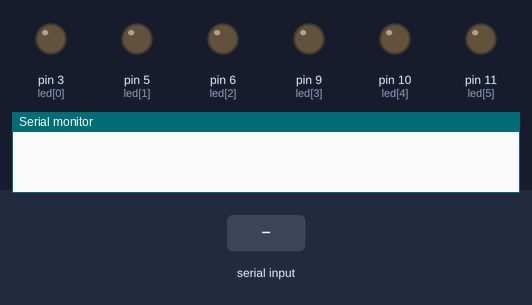
A sketch run on a simulated Arduino Uno, built with avr-gcc and run on an emulated ATmega328P. Parts: output pins drawn as LEDs (lit = HIGH), the last lines printed to the serial monitor. The test bench sets the inputs (shaded band).

Above: at 1.2 s.
1.3 s: "90,45\n" received over Serial
At 2.5 s:
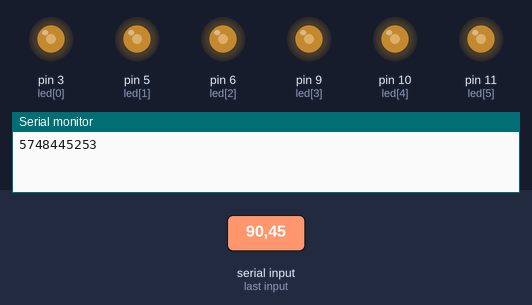
2.8 s: "200\n" received over Serial
At 3.7 s:
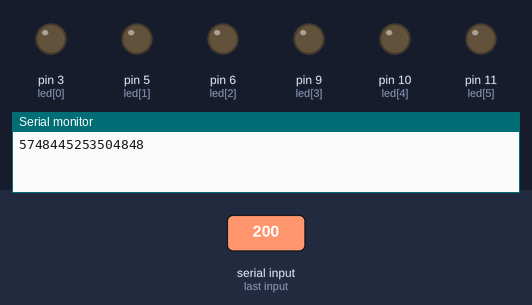
Timing chart, 0 to 5.8 s (numbered marks = the images above; inputs shaded):
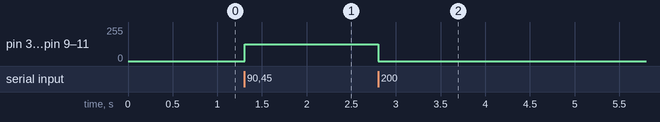

The sketch:

serialcommunication2.ino
```cpp
const unsigned int led[8] = {3, 5, 6, 9, 10, 11};


void setup(){
  Serial.begin(9600);
}

void loop(){
  if(Serial.available()>0) {
      char userInput = 0;
      userInput = Serial.read();
      if((int)userInput != 10){
        Serial.print((int)userInput);
        if(userInput)
            for(int x=0;x<=5;x++){
              analogWrite(led[x], (25*((int)userInput-48)));
            }
      }
  }

}
```

Measured:
- after the input at 1.3 s, pin 3 (led[0]), pin 5 (led[1]), pin 6 (led[2]), pin 9 (led[3]), pin 10 (led[4]), pin 11 (led[5]): 0/255 → 125/255 at once
- after the input at 2.8 s, pin 3 (led[0]), pin 5 (led[1]), pin 6 (led[2]), pin 9 (led[3]), pin 10 (led[4]), pin 11 (led[5]): 125/255 → 0/255 at once
